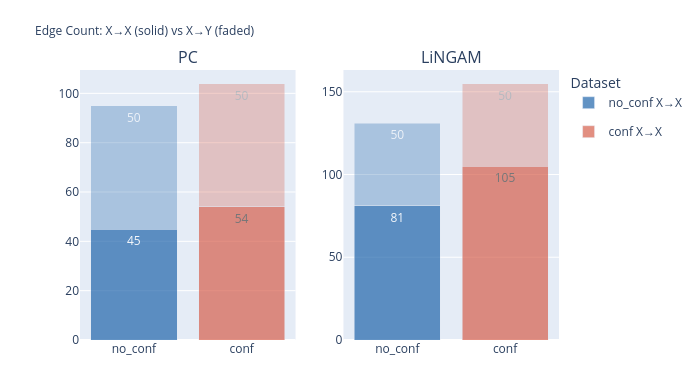
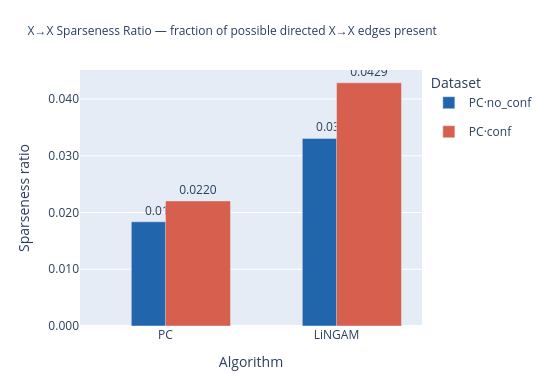

Source (notebook cell) for these figures, in order:
### Markdown cell above
## 6. Y-Focused Edge Analysis: Sparseness & Y-Parent Centrality

Since X→Y is 100% in every discovered graph, the meaningful variation is in the **X→X** block.  
Two complementary angles:

1. **Sparseness ratio** = `n_X→X / (n_features × (n_features - 1))` — how crowded the feature-to-feature graph is.  
   A sparser X→X graph means fewer spurious lateral dependencies, which should benefit causal Shapley accuracy.

2. **Y-parent hub score** = fraction of X→X edges that are *incident on true Y-parent nodes* (as in-edges or out-edges).  
   High hub score ⟹ the true parents are well-connected structural hubs; the discovered graph "knows" they matter.

### Code cell
def y_focus_metrics(adj_xx, adj_xy, names, y_parent_set):
    n   = len(names)
    n_xx = int(adj_xx.sum())
    n_xy = int(adj_xy.sum())   # should be n (100%)
    max_xx = n * (n - 1)       # max possible X→X edges

    # Sparseness ratio: fraction of X→X space filled
    sparse_ratio = n_xx / max_xx if max_xx > 0 else 0.0

    # Y-parent edge fractions in X→X
    yp  = sorted(y_parent_set)
    G   = nx.DiGraph()
    G.add_nodes_from(range(n))
    for i, j in zip(*np.where(adj_xx == 1)):
        G.add_edge(int(i), int(j))

    in_deg  = dict(G.in_degree())
    out_deg = dict(G.out_degree())

    yp_in_deg_sum  = sum(in_deg.get(p, 0) for p in yp)
    yp_out_deg_sum = sum(out_deg.get(p, 0) for p in yp)

    # % of all X→X in-edges that land on Y-parent nodes
    yp_in_pct  = yp_in_deg_sum  / n_xx if n_xx > 0 else 0.0
    # % of all X→X out-edges that leave Y-parent nodes
    yp_out_pct = yp_out_deg_sum / n_xx if n_xx > 0 else 0.0
    # Hub score = average of both (captures centrality of Y-parents in X→X graph)
    yp_hub = (yp_in_pct + yp_out_pct) / 2

    return dict(
        n_xx        = n_xx,
        n_xy        = n_xy,
        sparse_ratio = sparse_ratio,
        yp_in_pct   = yp_in_pct,
        yp_out_pct  = yp_out_pct,
        yp_hub      = yp_hub,
    )

yfm_rows = []
for label, xx_pc, xy_pc, xx_lg, xy_lg, y_parents in [
    (LABEL_A, pc_xx_A, pc_xy_A, lg_xx_A, lg_xy_A, y_parents_A),
    (LABEL_B, pc_xx_B, pc_xy_B, lg_xx_B, lg_xy_B, y_parents_B),
]:
    for algo, xx, xy in [("PC", xx_pc, xy_pc), ("LiNGAM", xx_lg, xy_lg)]:
        m = y_focus_metrics(xx, xy, x_names, y_parents)
        yfm_rows.append(dict(Dataset=label, Algorithm=algo, **m))

df_yfm = pd.DataFrame(yfm_rows)
print(df_yfm.to_string(index=False, float_format="%.4f"))

# ── Plot 1: stacked bar X→Y vs X→X (absolute counts) ────────────────────────
fig_stack = make_subplots(rows=1, cols=2, subplot_titles=["PC", "LiNGAM"])
for col_idx, algo in enumerate(["PC", "LiNGAM"], start=1):
    sub = df_yfm[df_yfm["Algorithm"] == algo]
    for ds, color in [(LABEL_A, COLORS["no_conf"]), (LABEL_B, COLORS["conf"])]:
        row = sub[sub["Dataset"] == ds].iloc[0]
        fig_stack.add_trace(go.Bar(
            name=f"{ds} X→X", x=[ds], y=[row["n_xx"]], marker_color=color,
            opacity=0.7, text=[str(row["n_xx"])], textposition="inside",
            legendgroup=ds, showlegend=(col_idx == 1),
        ), row=1, col=col_idx)
        fig_stack.add_trace(go.Bar(
            name=f"{ds} X→Y", x=[ds], y=[row["n_xy"]], marker_color=color,
            opacity=0.3, text=[str(row["n_xy"])], textposition="inside",
            legendgroup=ds, showlegend=False,
        ), row=1, col=col_idx)

fig_stack.update_layout(
    barmode="stack",
    title=dict(text="Edge Count: X→X (solid) vs X→Y (faded)", font=dict(size=12)),
    height=380, width=700,
    legend=dict(title="Dataset"),
    margin=dict(t=70, b=40),
)
fig_stack.show()

# ── Plot 2: Sparseness ratio bar ──────────────────────────────────────────────
fig_sp = go.Figure()
for algo in ["PC", "LiNGAM"]:
    sub = df_yfm[df_yfm["Algorithm"] == algo]
    for ds, color in [(LABEL_A, COLORS["no_conf"]), (LABEL_B, COLORS["conf"])]:
        row = sub[sub["Dataset"] == ds].iloc[0]
        fig_sp.add_trace(go.Bar(
            name=f"{algo}·{ds}", x=[algo], y=[row["sparse_ratio"]],
            marker_color=color,
            text=[f"{row['sparse_ratio']:.4f}"], textposition="outside",
            legendgroup=ds,
            showlegend=(algo == "PC"),
            offset=-0.2 if ds == LABEL_A else 0.0,
            width=0.38,
        ))

fig_sp.update_layout(
    barmode="group",
    title=dict(
        text="X→X Sparseness Ratio — fraction of possible directed X→X edges present",
        font=dict(size=12),
    ),
    xaxis=dict(title="Algorithm"),
    yaxis=dict(title="Sparseness ratio", tickformat=".3f"),
    height=380, width=550,
    legend=dict(title="Dataset"),
    margin=dict(t=70, b=40),
)
fig_sp.show()

# ── Plot 3: Y-parent hub scores ───────────────────────────────────────────────
fig_hub, axes_h = plt.subplots(1, 2, figsize=(12, 4))
for ax, algo in zip(axes_h, ["PC", "LiNGAM"]):
    sub = df_yfm[df_yfm["Algorithm"] == algo]
    for ds, color in [(LABEL_A, COLORS["no_conf"]), (LABEL_B, COLORS["conf"])]:
        row = sub[sub["Dataset"] == ds].iloc[0]
        ax.bar([f"{ds}\nIn-%", f"{ds}\nOut-%", f"{ds}\nHub"],
               [row["yp_in_pct"], row["yp_out_pct"], row["yp_hub"]],
               color=color, alpha=0.75, label=ds)
    ax.set_title(f"{algo} Y-Parent Centrality in X→X Graph", fontsize=10, fontweight="bold")
    ax.set_ylabel("Fraction of X→X edges incident on Y-parents")
    ax.set_ylim(0, max(df_yfm[["yp_in_pct","yp_out_pct","yp_hub"]].max()) * 1.2)
    ax.legend(fontsize=8)

plt.suptitle("Y-Parent Hub Scores\n(high = Y-parent nodes are structural hubs in X→X)", fontsize=11)
plt.tight_layout()
plt.show()

### Figure 1 — Plotly figure (JSON) as saved in the notebook; plotly's stock layout.template omitted (floating-point values rounded to 4 significant figures)
{"data": [{"legendgroup": "no_conf", "marker": {"color": "#2166ac"}, "name": "no_conf X→X", "opacity": 0.7, "showlegend": true, "text": ["45"], "textposition": "inside", "type": "bar", "x": ["no_conf"], "xaxis": "x", "y": [45], "yaxis": "y"}, {"legendgroup": "no_conf", "marker": {"color": "#2166ac"}, "name": "no_conf X→Y", "opacity": 0.3, "showlegend": false, "text": ["50"], "textposition": "inside", "type": "bar", "x": ["no_conf"], "xaxis": "x", "y": [50], "yaxis": "y"}, {"legendgroup": "conf", "marker": {"color": "#d6604d"}, "name": "conf X→X", "opacity": 0.7, "showlegend": true, "text": ["54"], "textposition": "inside", "type": "bar", "x": ["conf"], "xaxis": "x", "y": [54], "yaxis": "y"}, {"legendgroup": "conf", "marker": {"color": "#d6604d"}, "name": "conf X→Y", "opacity": 0.3, "showlegend": false, "text": ["50"], "textposition": "inside", "type": "bar", "x": ["conf"], "xaxis": "x", "y": [50], "yaxis": "y"}, {"legendgroup": "no_conf", "marker": {"color": "#2166ac"}, "name": "no_conf X→X", "opacity": 0.7, "showlegend": false, "text": ["81"], "textposition": "inside", "type": "bar", "x": ["no_conf"], "xaxis": "x2", "y": [81], "yaxis": "y2"}, {"legendgroup": "no_conf", "marker": {"color": "#2166ac"}, "name": "no_conf X→Y", "opacity": 0.3, "showlegend": false, "text": ["50"], "textposition": "inside", "type": "bar", "x": ["no_conf"], "xaxis": "x2", "y": [50], "yaxis": "y2"}, {"legendgroup": "conf", "marker": {"color": "#d6604d"}, "name": "conf X→X", "opacity": 0.7, "showlegend": false, "text": ["105"], "textposition": "inside", "type": "bar", "x": ["conf"], "xaxis": "x2", "y": [105], "yaxis": "y2"}, {"legendgroup": "conf", "marker": {"color": "#d6604d"}, "name": "conf X→Y", "opacity": 0.3, "showlegend": false, "text": ["50"], "textposition": "inside", "type": "bar", "x": ["conf"], "xaxis": "x2", "y": [50], "yaxis": "y2"}], "layout": {"annotations": [{"font": {"size": 16}, "showarrow": false, "text": "PC", "x": 0.225, "xanchor": "center", "xref": "paper", "y": 1, "yanchor": "bottom", "yref": "paper"}, {"font": {"size": 16}, "showarrow": false, "text": "LiNGAM", "x": 0.775, "xanchor": "center", "xref": "paper", "y": 1, "yanchor": "bottom", "yref": "paper"}], "barmode": "stack", "height": 380, "legend": {"title": {"text": "Dataset"}}, "margin": {"b": 40, "t": 70}, "title": {"font": {"size": 12}, "text": "Edge Count: X→X (solid) vs X→Y (faded)"}, "width": 700, "xaxis": {"anchor": "y", "domain": [0, 0.45]}, "xaxis2": {"anchor": "y2", "domain": [0.55, 1]}, "yaxis": {"anchor": "x", "domain": [0, 1]}, "yaxis2": {"anchor": "x2", "domain": [0, 1]}}}

### Figure 2 — Plotly figure (JSON) as saved in the notebook; plotly's stock layout.template omitted (floating-point values rounded to 4 significant figures)
{"data": [{"legendgroup": "no_conf", "marker": {"color": "#2166ac"}, "name": "PC·no_conf", "offset": -0.2, "showlegend": true, "text": ["0.0184"], "textposition": "outside", "type": "bar", "width": 0.38, "x": ["PC"], "y": [0.01837]}, {"legendgroup": "conf", "marker": {"color": "#d6604d"}, "name": "PC·conf", "offset": 0, "showlegend": true, "text": ["0.0220"], "textposition": "outside", "type": "bar", "width": 0.38, "x": ["PC"], "y": [0.02204]}, {"legendgroup": "no_conf", "marker": {"color": "#2166ac"}, "name": "LiNGAM·no_conf", "offset": -0.2, "showlegend": false, "text": ["0.0331"], "textposition": "outside", "type": "bar", "width": 0.38, "x": ["LiNGAM"], "y": [0.03306]}, {"legendgroup": "conf", "marker": {"color": "#d6604d"}, "name": "LiNGAM·conf", "offset": 0, "showlegend": false, "text": ["0.0429"], "textposition": "outside", "type": "bar", "width": 0.38, "x": ["LiNGAM"], "y": [0.04286]}], "layout": {"barmode": "group", "height": 380, "legend": {"title": {"text": "Dataset"}}, "margin": {"b": 40, "t": 70}, "title": {"font": {"size": 12}, "text": "X→X Sparseness Ratio — fraction of possible directed X→X edges present"}, "width": 550, "xaxis": {"title": {"text": "Algorithm"}}, "yaxis": {"tickformat": ".3f", "title": {"text": "Sparseness ratio"}}}}
